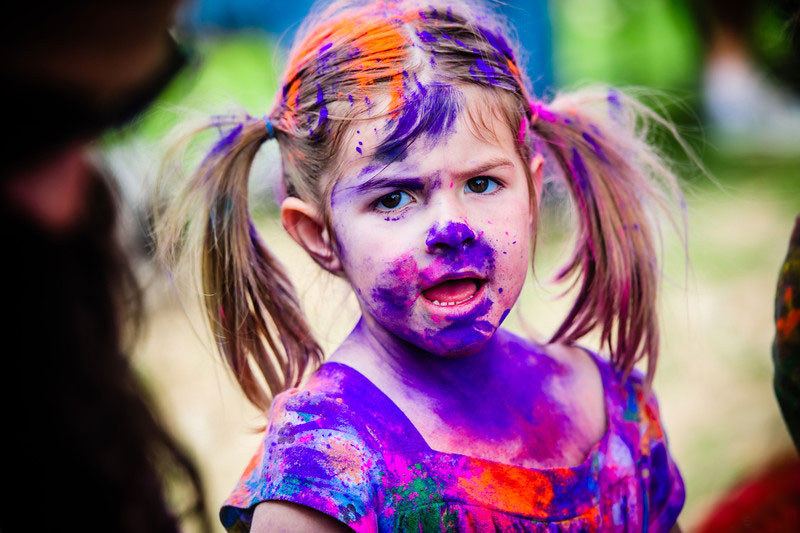
#> input picture Training/Projects in Course/Computer_Vision/Facial/holi-image-4-big.jpg, 800 x 533 px
$ python FaceDetect.py
#> lines starting #> are read from the running program, lines starting #| are printed output that depends on the picture; after the words box and inside, x2 and y2 are one past the last pixel; in counts of white or black regions, pixels touching at a corner belong together
import cv2
import glob

Face_Blue_Print = cv2.CascadeClassifier("haarcascade_frontalface_default.xml")

Detect = cv2.imread("Facial//holi-image-4-big.jpg")
#> Detect is the input picture: shape (533, 800, 3); mean B, G, R 114.1, 97.8, 128.3

cv2.imshow("Loaded",Detect)
cv2.waitKey(0)
cv2.destroyAllWindows()

Detect_Gray = cv2.cvtColor(Detect,cv2.COLOR_BGR2GRAY)
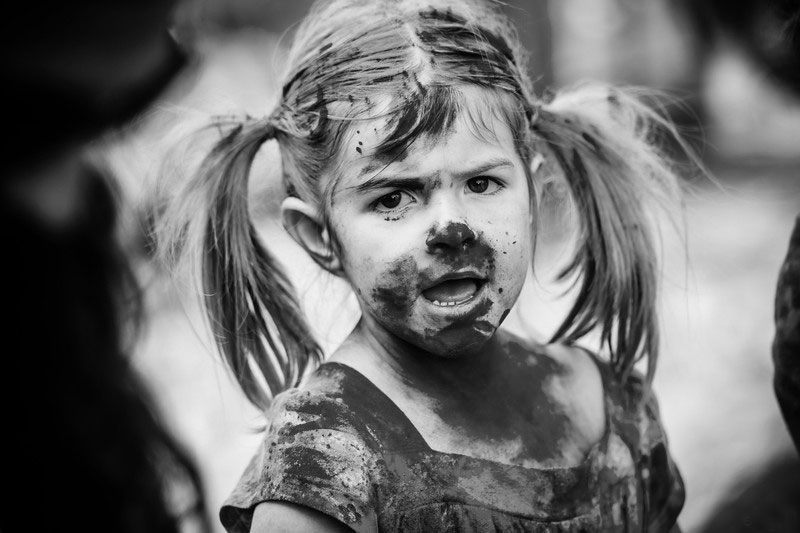
#> Detect_Gray: shape (533, 800); min 0, max 245, mean 108.8

cv2.imshow("Loaded_Grey",Detect_Gray)
cv2.waitKey(0)
cv2.destroyAllWindows()

Faces = Face_Blue_Print.detectMultiScale(Detect_Gray,
                                         scaleFactor = 1.1,
                                         minNeighbors = 5)
#> Faces = [[351, 116, 195, 195]]

print(type(Faces))
#| <class 'numpy.ndarray'>
print(Faces)
#| [[351 116 195 195]]

for x,y,w,h in Faces:
    Detect=cv2.rectangle(Detect,(x,y),(x+w,y+h),(0,255,0),3)
#> this loop made 1 pass
#> pass 1, `Detect=cv2.rectangle(Detect,(x,y),(x+w,y+h),(0,255,0),3)`:
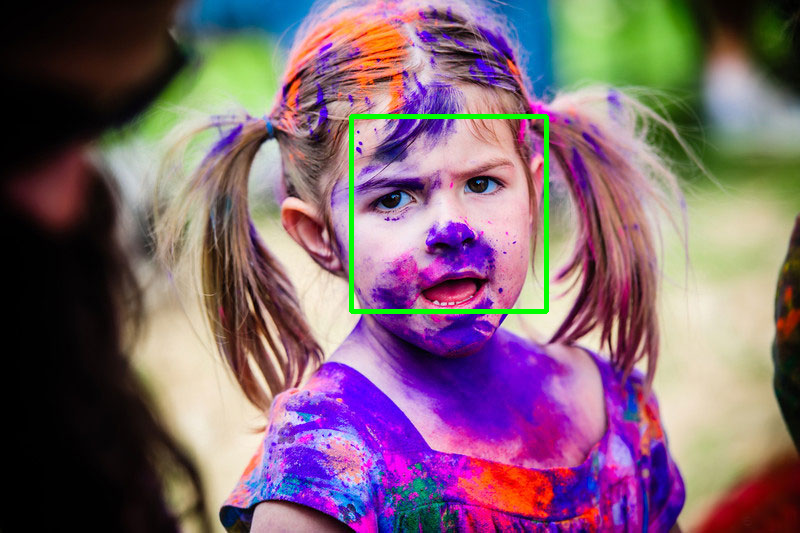
#> Detect: shape (533, 800, 3); 0.91% of pixels changed, all inside (x1, y1, x2, y2) = (349, 114, 549, 314)

cv2.imshow("Loaded",Detect)
cv2.waitKey(0)
cv2.destroyAllWindows()

$ run again, with Training/Projects in Course/Computer_Vision/Facial/AP641354276908.jpg copied over Training/Projects in Course/Computer_Vision/Facial/holi-image-4-big.jpg
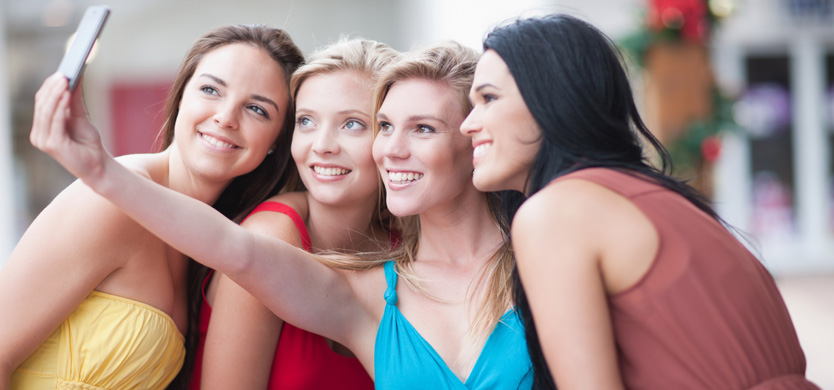
#> input picture Training/Projects in Course/Computer_Vision/Facial/AP641354276908.jpg, 834 x 390 px
#> Detect is the input picture: shape (390, 834, 3); mean B, G, R 138.9, 141.1, 165.1
#> `Detect_Gray = cv2.cvtColor(Detect,cv2.COLOR_BGR2GRAY)`:
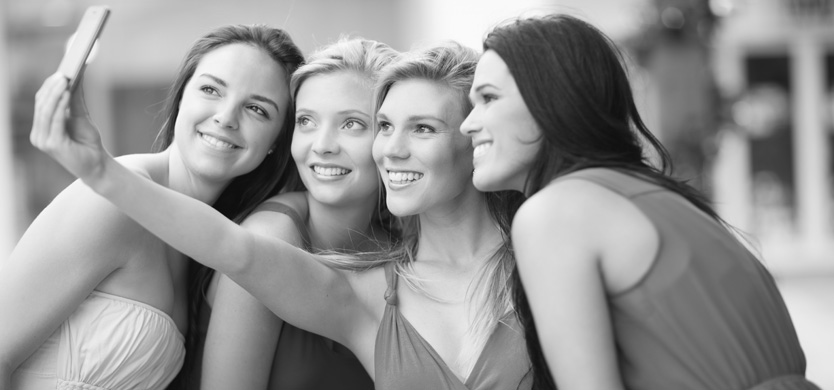
#> Detect_Gray: shape (390, 834); min 9, max 253, mean 148.1
#> Faces = [[185, 119, 47, 47], [354, 86, 105, 105], [274, 82, 109, 109]]
#| <class 'numpy.ndarray'>
#| [[185 119  47  47]
#|  [354  86 105 105]
#|  [274  82 109 109]]
#> the loop `for x,y,w,h in Faces:` made 3 passes
#> pass 3, `Detect=cv2.rectangle(Detect,(x,y),(x+w,y+h),(0,255,0),3)`:
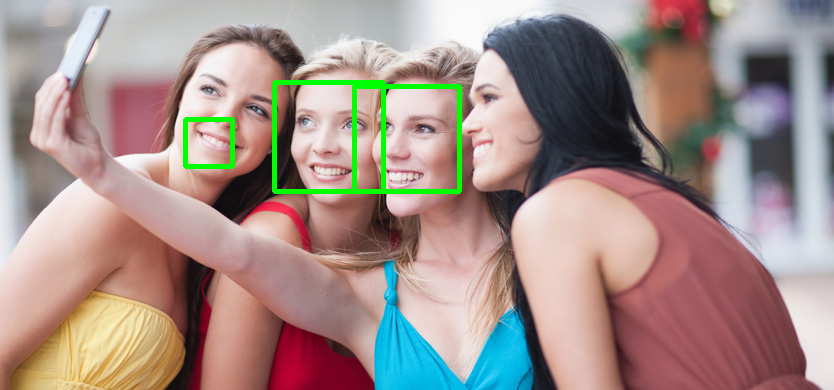
#> Detect: shape (390, 834, 3); mean B, G, R 136.8, 142.8, 162.4

$ run again, with Training/Projects in Course/Computer_Vision/Facial/Entertainment.jpg copied over Training/Projects in Course/Computer_Vision/Facial/holi-image-4-big.jpg
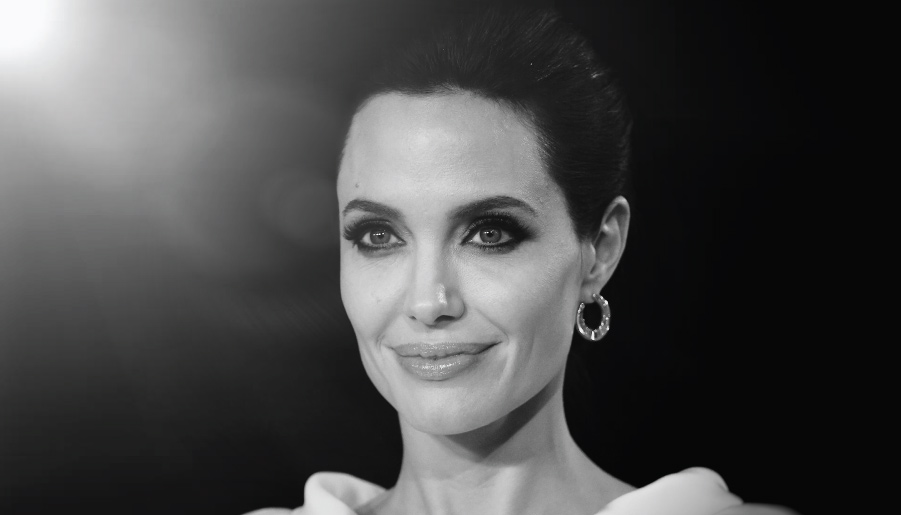
#> input picture Training/Projects in Course/Computer_Vision/Facial/Entertainment.jpg, 901 x 515 px
#> Detect is the input picture: shape (515, 901, 3); mean B, G, R 73.3, 73.2, 73.1
#> Faces = [[286, 119, 301, 301]]
#| <class 'numpy.ndarray'>
#| [[286 119 301 301]]
#> the loop `for x,y,w,h in Faces:` made 1 pass
#> pass 1, `Detect=cv2.rectangle(Detect,(x,y),(x+w,y+h),(0,255,0),3)`:
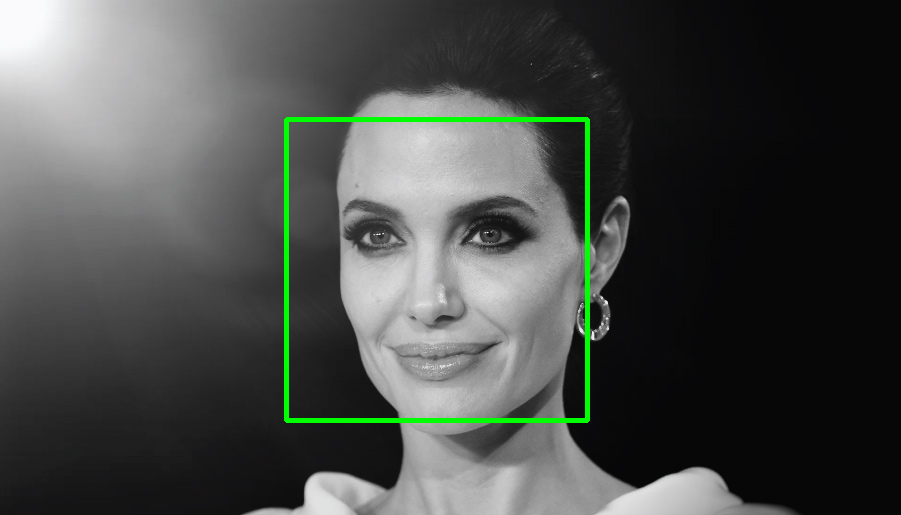
#> Detect: shape (515, 901, 3); 1.29% of pixels changed, all inside (x1, y1, x2, y2) = (284, 117, 590, 423)

$ run again, with Training/Projects in Course/Computer_Vision/Facial/PT_2pack_ed_42_489093182.jpg copied over Training/Projects in Course/Computer_Vision/Facial/holi-image-4-big.jpg
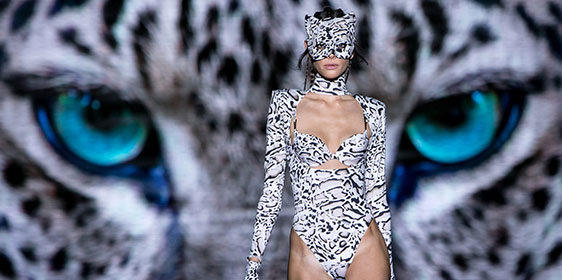
#> input picture Training/Projects in Course/Computer_Vision/Facial/PT_2pack_ed_42_489093182.jpg, 562 x 280 px
#> Detect is the input picture: shape (280, 562, 3); mean B, G, R 127.6, 109.9, 102
#> `Detect_Gray = cv2.cvtColor(Detect,cv2.COLOR_BGR2GRAY)`:
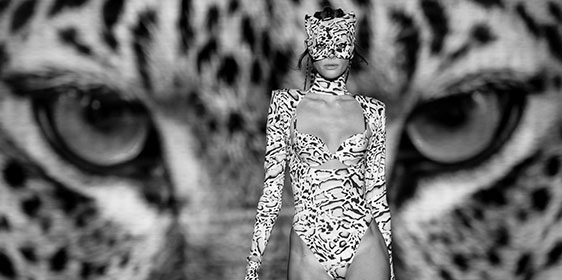
#> Detect_Gray: shape (280, 562); min 0, max 255, mean 109.6
#> Faces = ()
#| <class 'tuple'>
